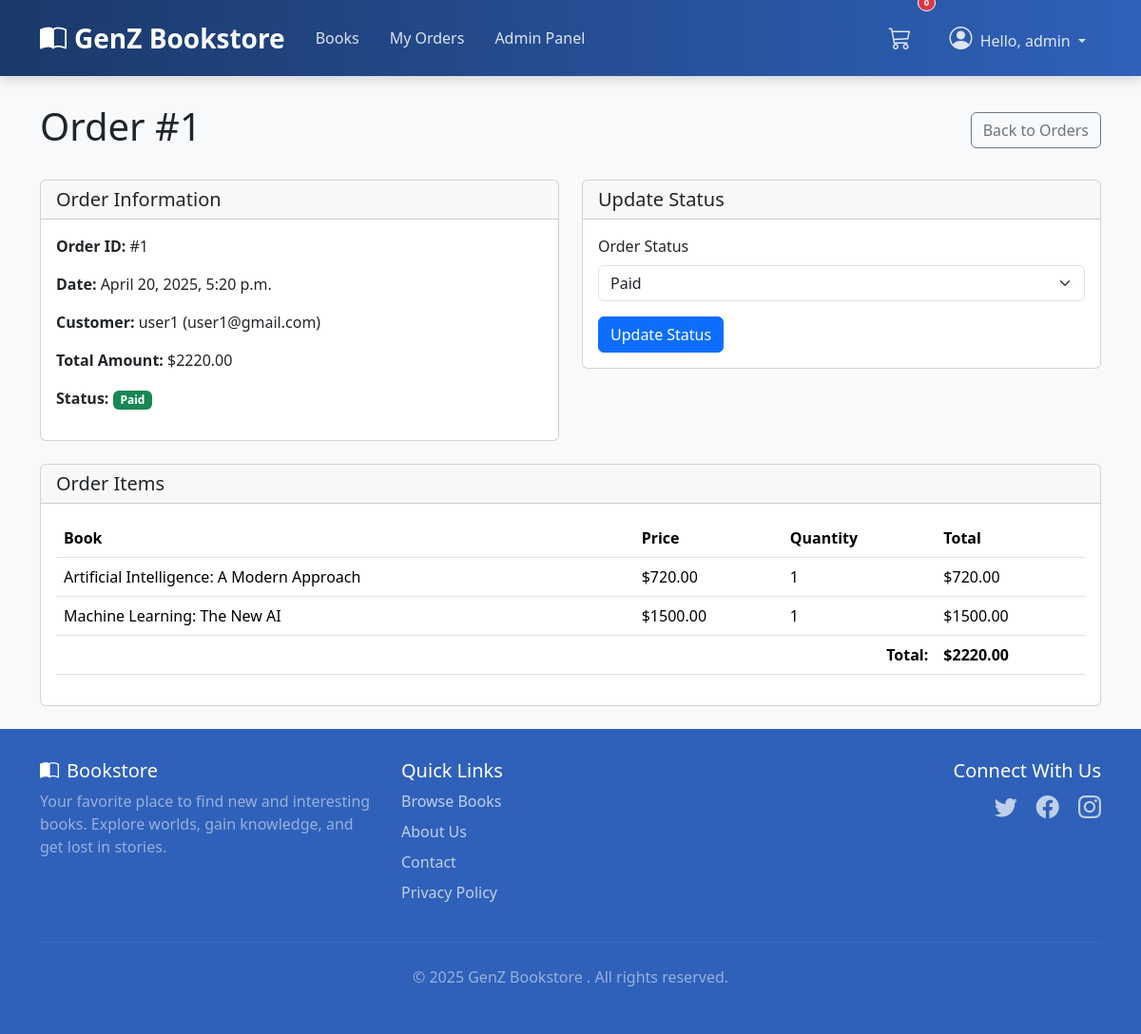
The page /admin_panel/orders/1/ (signed in) on the database its author committed.
### orders/models.py (models this page shows, shortened)
class Order(models.Model):
    STATUS_CHOICES = (
        ('pending', 'Pending'),
        ('paid', 'Paid'),
        ('shipped', 'Shipped'),
        ('delivered', 'Delivered'),
        ('cancelled', 'Cancelled'),
    )
    user = models.ForeignKey(User, on_delete=models.CASCADE, related_name='orders')
    total_price = models.DecimalField(max_digits=10, decimal_places=2)
    status = models.CharField(max_length=20, choices=STATUS_CHOICES, default='pending')
    created_at = models.DateTimeField(auto_now_add=True)
    updated_at = models.DateTimeField(auto_now=True)

class OrderItem(models.Model):
    order = models.ForeignKey(Order, on_delete=models.CASCADE, related_name='items')
    book = models.ForeignKey(Book, on_delete=models.CASCADE)
    quantity = models.PositiveIntegerField(default=1)
    price = models.DecimalField(max_digits=10, decimal_places=2)
    def get_total_price(self):
        return self.price * self.quantity

### books/models.py (models this page shows, shortened)
class Book(models.Model):
    title = models.CharField(max_length=200)
    author = models.CharField(max_length=200)
    description = models.TextField()
    price = models.DecimalField(max_digits=10, decimal_places=2)
    inventory = models.PositiveIntegerField(default=0)
    cover_image = models.CharField(max_length=255, blank=True, null=True)
    created_at = models.DateTimeField(auto_now_add=True)
    updated_at = models.DateTimeField(auto_now=True)

### admin_panel/views.py (the view)
# urls.py: path('orders/<int:pk>/', views.OrderDetailAdminView.as_view(), name='order_detail'),
class OrderDetailAdminView(AdminRequiredMixin, DetailView):
    model = Order
    template_name = 'admin_panel/order_detail.html'
    context_object_name = 'order'

### admin_panel/views.py (called while the page is built)
    def test_func(self):
        return self.request.user.is_authenticated and self.request.user.is_staff

### cart/context_processors.py (called while the page is built)
def cart_processor(request):
    cart = request.session.get('cart', {})
    cart_count = sum(item['quantity'] for item in cart.values())
    return {
        'cart_count': cart_count
    }

### templates/admin_panel/order_detail.html (shortened to what this page needs)
{% extends 'base/base.html' %}
{% block content %}
<div class="d-flex justify-content-between align-items-center mb-4">
    <h1>Order #{{ order.id }}</h1>
    <a href="{% url 'admin_panel:order_list' %}" class="btn btn-outline-secondary">Back to Orders</a>
</div>
<div class="row">
    <div class="col-md-6 mb-4">
        <div class="card">
            <div class="card-header">
                <h5 class="mb-0">Order Information</h5>
            </div>
            <div class="card-body">
                <p><strong>Order ID:</strong> #{{ order.id }}</p>
                <p><strong>Date:</strong> {{ order.created_at|date:"F j, Y, g:i a" }}</p>
                <p><strong>Customer:</strong> {{ order.user.username }} ({{ order.user.email }})</p>
                <p><strong>Total Amount:</strong> ${{ order.total_price }}</p>
                <p><strong>Status:</strong> <span class="badge bg-{% if order.status == 'paid' %}success{% elif order.status == 'pending' %}warning{% elif order.status == 'cancelled' %}danger{% else %}info{% endif %}">{{ order.status|title }}</span></p>
            </div>
        </div>
    </div>
    <div class="col-md-6 mb-4">
        <div class="card">
            <div class="card-header">
                <h5 class="mb-0">Update Status</h5>
            </div>
            <div class="card-body">
                <form method="post">
                    <div class="mb-3">
                        <label for="status" class="form-label">Order Status</label>
                        <select class="form-select" id="status" name="status">
                            <option value="paid" {% if order.status == 'paid' %}selected{% endif %}>Paid</option>
                        </select>
                    </div>
                    <button type="submit" class="btn btn-primary">Update Status</button>
                </form>
            </div>
        </div>
    </div>
</div>
<div class="card">
    <div class="card-header">
        <h5 class="mb-0">Order Items</h5>
    </div>
    <div class="card-body">
        <div class="table-responsive">
            <table class="table">
                <thead>
                    <tr>
                        <th>Book</th>
                        <th>Price</th>
                        <th>Quantity</th>
                        <th>Total</th>
                    </tr>
                </thead>
                <tbody>
                    {% for item in order.items.all %}
                    <tr>
                        <td>{{ item.book.title }}</td>
                        <td>${{ item.price }}</td>
                        <td>{{ item.quantity }}</td>
                        <td>${{ item.get_total_price }}</td>
                    </tr>
                    {% endfor %}
                </tbody>
                <tfoot>
                    <tr>
                        <td colspan="3" class="text-end"><strong>Total:</strong></td>
                        <td><strong>${{ order.total_price }}</strong></td>
                    </tr>
                </tfoot>
            </table>
        </div>
    </div>
</div>
{% endblock %}

### templates/base/base.html (shortened to what this page needs)
<!DOCTYPE html>
<html lang="en">
<head>
    <link href="https://cdn.jsdelivr.net/npm/bootstrap@5.3.2/dist/css/bootstrap.min.css" rel="stylesheet">
    <link rel="stylesheet" href="https://cdn.jsdelivr.net/npm/bootstrap-icons@1.11.1/font/bootstrap-icons.css">
    {% load static %}
</head>
<body>
    <nav class="navbar custom-navbar navbar-expand-lg navbar-dark fixed-top">
        <div class="container">
            <a class="navbar-brand" href="{% url 'books:book_list' %}">
                <i class="bi bi-book-half me-2"></i>GenZ Bookstore
            </a>
            <div class="collapse navbar-collapse" id="navbarNav">
                <ul class="navbar-nav me-auto mb-2 mb-lg-0">
                    <li class="nav-item">
                        <a class="nav-link {% if request.resolver_match.url_name == 'book_list' and request.resolver_match.app_name == 'books' %}active{% endif %}" href="{% url 'books:book_list' %}">Books</a>
                    </li>
                    {% if user.is_authenticated %}
                        <li class="nav-item">
                            <a class="nav-link {% if request.resolver_match.url_name == 'order_history' and request.resolver_match.app_name == 'orders' %}active{% endif %}" href="{% url 'orders:order_history' %}">My Orders</a>
                        </li>
                        {% if user.is_staff %}
                            <li class="nav-item">
                                <a class="nav-link {% if request.resolver_match.url_name == 'dashboard' and request.resolver_match.app_name == 'admin_panel' %}active{% endif %}" href="{% url 'admin_panel:dashboard' %}">Admin Panel</a>
                            </li>
                        {% endif %}
                    {% endif %}
                </ul>
                <ul class="navbar-nav ms-auto align-items-lg-center">
                    {% if user.is_authenticated %}
                         <li class="nav-item me-lg-2">
                            <a class="nav-link position-relative cart-icon-wrapper" href="{% url 'cart:view_cart' %}">
                                <i class="bi bi-cart3 fs-4"></i>
                                <span class="position-absolute top-0 start-100 translate-middle badge rounded-pill bg-danger">
                                </span>
                            </a>
                        </li>
                        <li class="nav-item dropdown">
                            <a class="nav-link dropdown-toggle" href="#" role="button" data-bs-toggle="dropdown" aria-expanded="false">
                               <i class="bi bi-person-circle fs-4 me-1"></i> Hello, {{ user.username }}
                            </a>
                        </li>
                    {% endif %}
                </ul>
            </div>
        </div>
    </nav>
    <div class="container content-wrapper py-4">
        {% block content %}{% endblock %}
    </div>
    <footer class="site-footer text-white mt-auto">
        <div class="container">
            <div class="row">
                <div class="col-md-4 mb-4 mb-md-0">
                    <h5><i class="bi bi-book-half me-2"></i>Bookstore</h5>
                    <p class="text-white-50">Your favorite place to find new and interesting books. Explore worlds, gain knowledge, and get lost in stories.</p>
                </div>
                <div class="col-md-4 mb-4 mb-md-0">
                    <h5>Quick Links</h5>
                    <ul class="list-unstyled footer-links">
                        <li><a href="{% url 'books:book_list' %}">Browse Books</a></li>
                        <li><a href="#">About Us</a></li>
                        <li><a href="#">Contact</a></li>
                        <li><a href="#">Privacy Policy</a></li>
                    </ul>
                </div>
                <div class="col-md-4 text-md-end">
                    <h5>Connect With Us</h5>
                    <div class="social-icons">
                        <a href="#" title="Twitter"><i class="bi bi-twitter"></i></a>
                        <a href="#" title="Facebook"><i class="bi bi-facebook"></i></a>
                        <a href="#" title="Instagram"><i class="bi bi-instagram"></i></a>
                    </div>
                </div>
            </div>
            <hr class="my-4" style="border-color: rgba(255,255,255,0.2);">
            <div class="text-center text-white-50">
                 <p>© {% now "Y" %} GenZ Bookstore . All rights reserved.</p>
            </div>
        </div>
    </footer>
</body>
</html>

### templates/base/base.html (style rules this page uses)
body { display: flex; flex-direction: column; min-height: 100vh; padding-top: 85px; background-color: #f8f9fa; }
.content-wrapper { flex: 1 0 auto; }
.site-footer { flex-shrink: 0; background-color: rgba(47,97,186,1); }
.navbar.custom-navbar { background: linear-gradient(90deg, rgba(27,57,106,1) 0%, rgba(47,97,186,1) 100%); padding-top: 0; padding-bottom: 0; min-height: 80px; box-shadow: 0 4px 12px rgba(0,0,0,0.15); }
.navbar.custom-navbar .navbar-brand { font-weight: 600; font-size: 1.75rem; padding-top: 0.75rem; padding-bottom: 0.75rem; color: #ffffff; }
.navbar.custom-navbar .nav-link { padding: 1.2rem 1rem; color: rgba(255, 255, 255, 0.85); font-weight: 500; transition: background-color 0.2s ease-in-out, color 0.2s ease-in-out; border-bottom: 3px solid transparent; margin-bottom: -3px; }
.navbar.custom-navbar .cart-icon-wrapper .badge { border: 1px solid #fff; }
.site-footer { padding-top: 2rem; padding-bottom: 2rem; }
.footer-links li { margin-bottom: 0.5rem; }
.footer-links a { color: rgba(255, 255, 255, 0.7); text-decoration: none; transition: color 0.2s ease-in-out; }
.social-icons a { color: rgba(255, 255, 255, 0.7); font-size: 1.5rem; margin-left: 1rem; transition: color 0.2s ease-in-out; }
.cart-icon-wrapper .badge { font-size: 0.6em; }

### rows shown on the page
Order: id "1", created_at "April 20, 2025, 5:20 p.m.", user.username "user1", user.email "user1@gmail.com", total_price "2220.00", status "Paid"
OrderItem: book "Artificial Intelligence: A Modern Approach", price "720.00", quantity "1", get_total_price "720.00"
OrderItem: book "Machine Learning: The New AI", price "1500.00", quantity "1", get_total_price "1500.00"

### other values the page prints
{{ user.username }} "admin"
